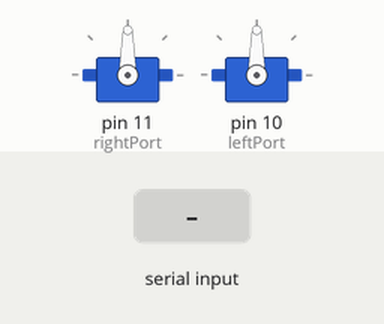
This sketch was run on a simulated Arduino Uno, built with avr-gcc and run on an emulated ATmega328P. Shown: 2 × servo. The test bench sets the inputs (shaded band).

Above: at 1.2 s.
1.3 s: "90,45\n" received over Serial
At 3.4 s:
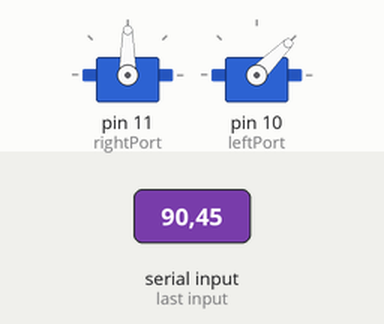
3.8 s: "30,150\n" received over Serial
At 5.4 s:
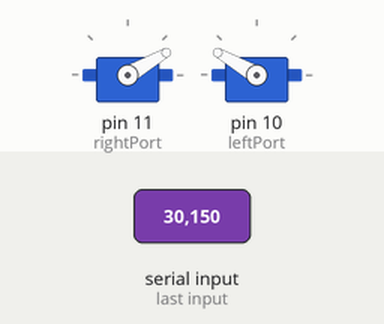
6.3 s: "5\n" received over Serial
At 8.3 s:
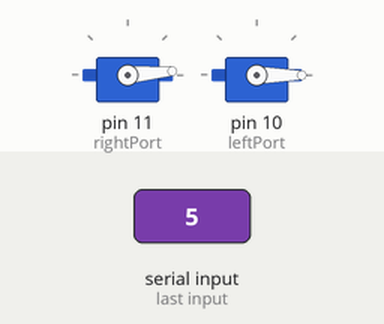
8.8 s: "90\n" received over Serial
At 10.3 s:
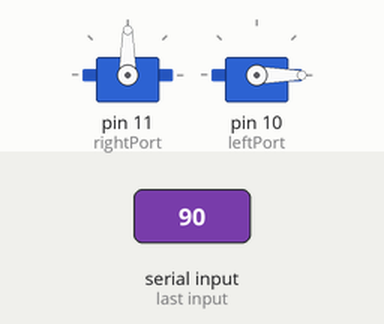
11.3 s: "200\n" received over Serial
At 13.3 s:
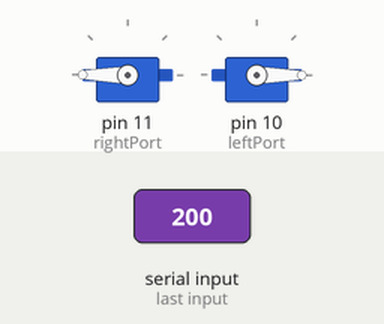
Timing chart, 0 to 14.8 s (numbered marks = the images above; inputs shaded):
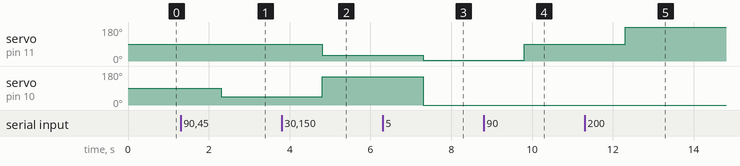

The sketch:

motor_drive.ino
```cpp
#include <Servo.h>

Servo rightServo, leftServo;

int rightPort = 11, leftPort = 10;
int rightSignal = 90, leftSignal = 90;
String income, left, right;

void setup() {
  Serial.begin(9600);
  rightServo.attach(rightPort);
  leftServo.attach(leftPort);
}

void loop() {
  if(Serial.available() > 0){
    income = Serial.readString();
    right = income.substring(0, 3);
    left = income.substring(3, 6);
    rightSignal = right.toInt();
    leftSignal = left.toInt();
  }
  rightServo.write(rightSignal);
  leftServo.write(leftSignal);
}
```

Measured:
- after the input at 1.3 s, servo on pin 10 (leftPort): 90° → 45° after 1.0 s
- after the input at 3.8 s, servo on pin 11 (rightPort): 90° → 30° after 1.0 s; servo on pin 10 (leftPort): 45° → 150° after 1.0 s
- after the input at 6.3 s, servo on pin 11 (rightPort): 30° → 5° after 1.0 s; servo on pin 10 (leftPort): 150° → 0° after 1.0 s
- after the input at 8.8 s, servo on pin 11 (rightPort): 5° → 90° after 1.0 s
- after the input at 11.3 s, servo on pin 11 (rightPort): 90° → 180° after 1.0 s
